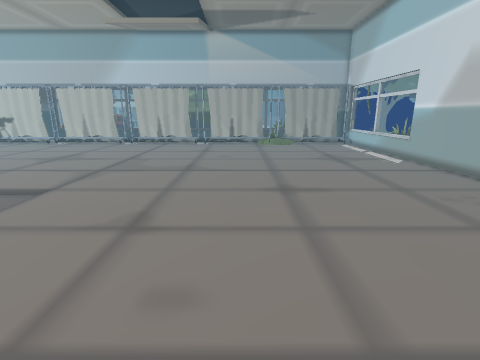
view 1 (above)

17 first-person views from a walk through a 3-D level made in the Unity game engine. The camera is 1.5 m above the floor, tilts 14° down and sees 85° across. The floor is counted in squares, 0.5 m on a side. Each view is taken from the middle of a square. On the plan, view 1 faces up. The plan holds only what a view shows up to about 19 squares ahead; the rest is blank. The place goes on beyond the plan. Some animated figures are left out. Some surface patterns are stand-ins.

view 2
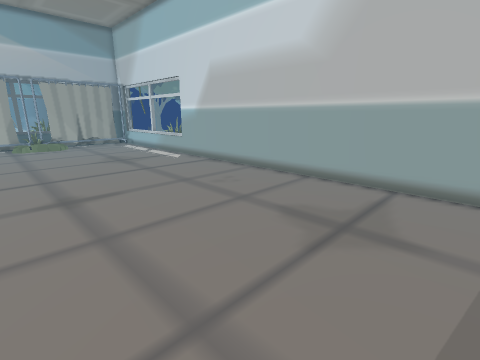

view 3
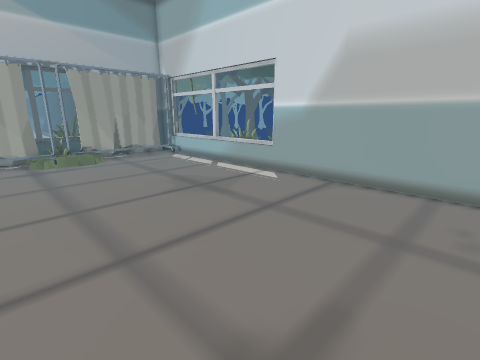

view 4
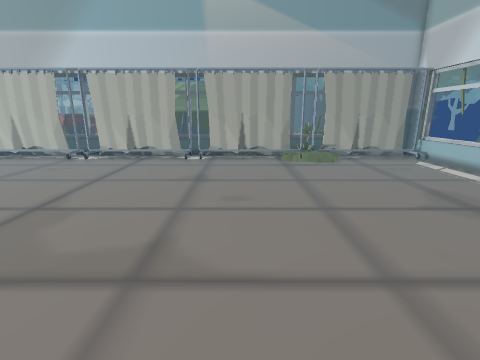

view 5
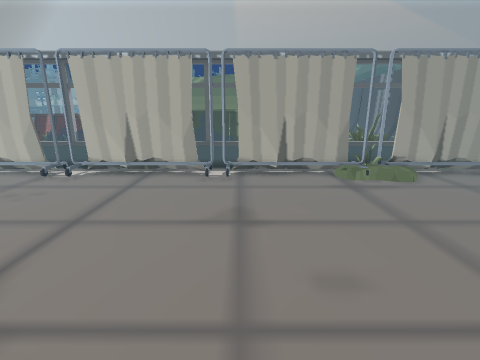

view 6
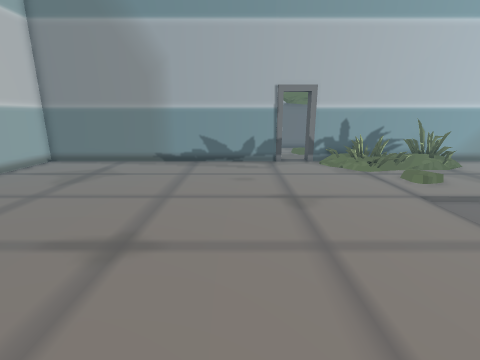

view 7
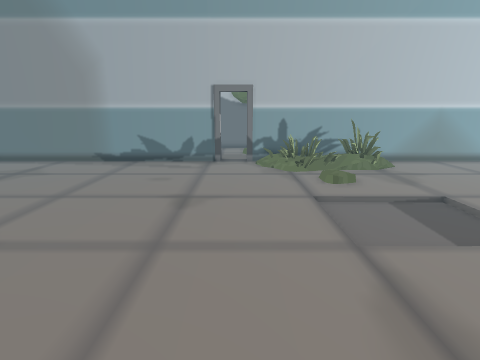

view 8
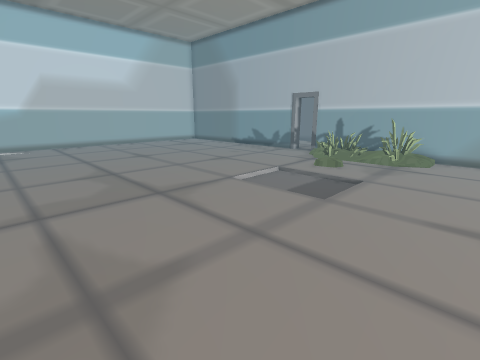

view 9
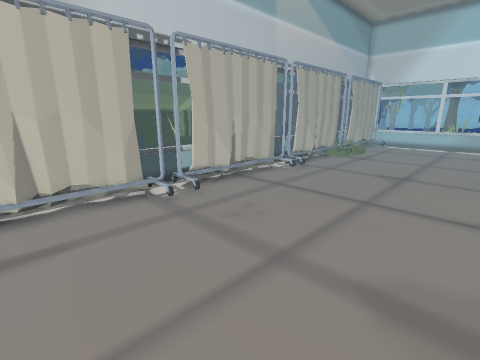

view 10
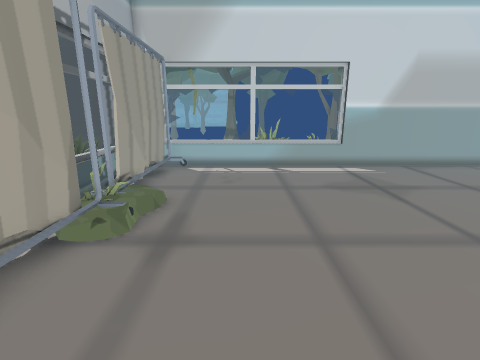

view 11
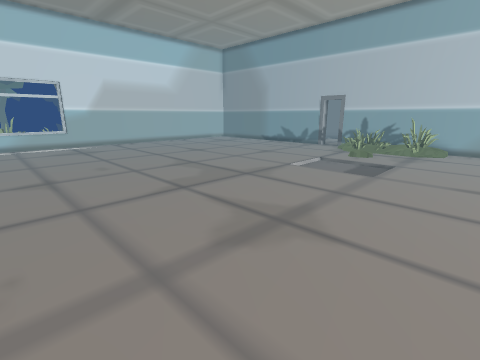

view 12
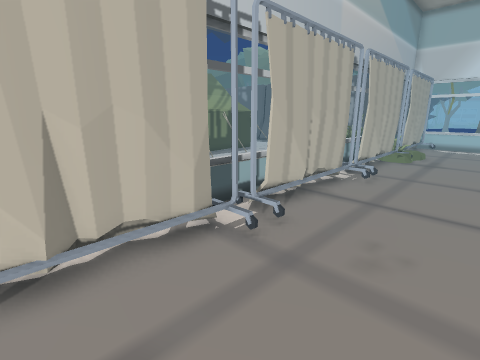

view 13
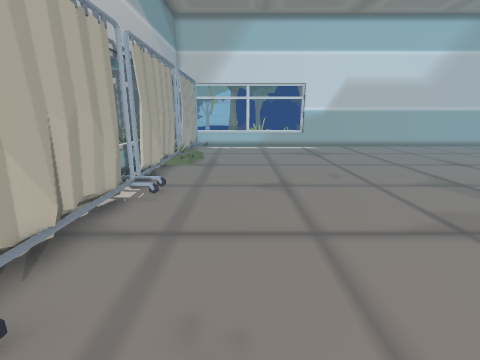

view 14
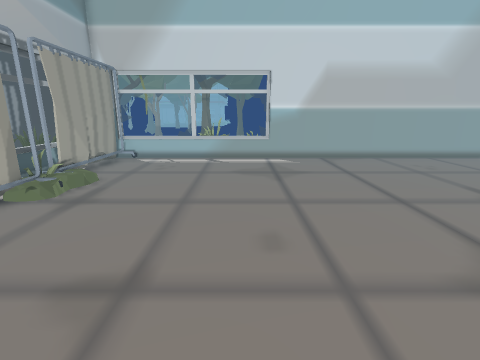

view 15
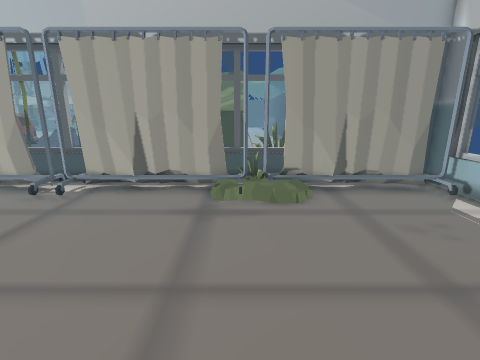

view 16
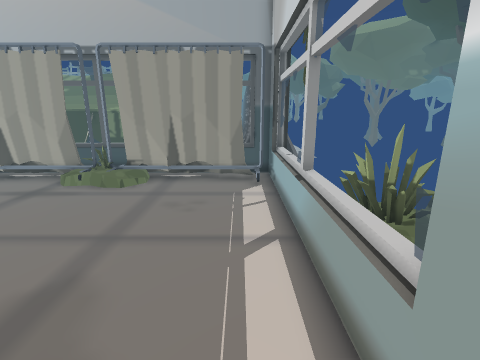

view 17
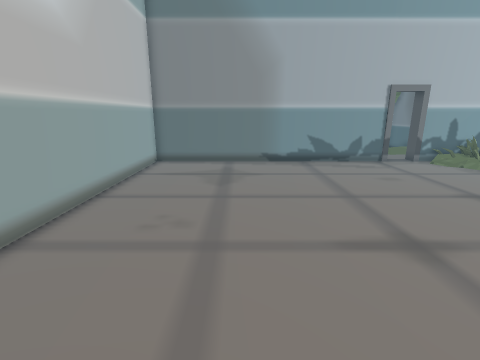

### Floor plan
Key: @ floor where view 1 was taken; # wall or solid block; x gap in a wall; . main floor; : floor 0.25 m higher than the main floor; / step, stairs or slope; = window, fence, low wall or low ledge; ^ raised ledge; O other object.
Columns run from 17 left of view 1 to 14 right of it. Each row starts with its distance up from view 1.
 34                            OO
 33                      ## =  OO
 32                      ==#=#=OO
 31                      ==    OO
 30  ^^===^^^^==========##=====###O
 29 OOOO...OOOOO........x//......#
 28 OOOOO.OOOOOOO......OOO:O.....=
 27 ....................OO:......^x
 26 .............................^
 25 .............................^
 24 .............................=
 23 .............................#==
 22 .............................^#=
 21 .............................^##
 20 .............................^:=
 19 .............................^==
 18 .............................# =
 17 .............................#
 16 .............................#
 15 .............................#
 14 .............................#
 13 .............................#
 12 .............................#
 11 .............................#
 10 .............................#
  9 .............................#
  8 .............................#
  7 .............................#
  6 .............................#
  5 .............................#
  4 .......::....................#
  3 .......//....................#
  2 ....=........................#
  1 .../==x##=...................#
  0 .../=#:==://.....@...........#
 -1 ##############################

Where each view was taken, in squares from view 1:
view 1: 0 up, 0 right, facing up
view 2: 0 up, 0 right, facing up-right
view 3: 9 up, 0 right, facing up-right
view 4: 10 up, 1 left, facing up
view 5: 15 up, 3 left, facing up
view 6: 16 up, 1 left, facing down
view 7: 16 up, 5 left, facing down
view 8: 19 up, 17 left, facing down-right
view 9: 19 up, 17 left, facing up-right
view 10: 24 up, 4 left, facing right
view 11: 24 up, 17 left, facing down-right
view 12: 23 up, 17 left, facing up-right
view 13: 24 up, 14 left, facing right
view 14: 20 up, 7 left, facing right
view 15: 18 up, 3 right, facing up
view 16: 16 up, 10 right, facing up
view 17: 16 up, 6 right, facing down
